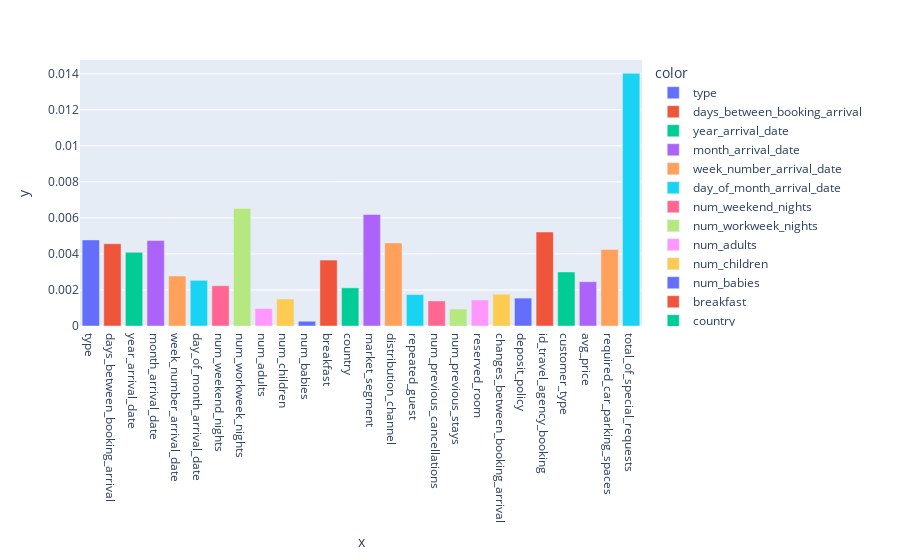

Source (notebook cell):
### Code cell
fig = px.bar(x=X.columns, y=feature_importance_normalized, color=X.columns)
fig.show()

### Figure 1 — Plotly figure (JSON) as saved in the notebook; plotly's stock layout.template omitted (floating-point values rounded to 4 significant figures)
{"data": [{"alignmentgroup": "True", "hovertemplate": "color=type<br>x=%{x}<br>y=%{y}<extra></extra>", "legendgroup": "type", "marker": {"color": "#636efa", "pattern": {"shape": ""}}, "name": "type", "offsetgroup": "type", "orientation": "v", "showlegend": true, "textposition": "auto", "type": "bar", "x": ["type"], "xaxis": "x", "y": [0.004777], "yaxis": "y"}, {"alignmentgroup": "True", "hovertemplate": "color=days_between_booking_arrival<br>x=%{x}<br>y=%{y}<extra></extra>", "legendgroup": "days_between_booking_arrival", "marker": {"color": "#EF553B", "pattern": {"shape": ""}}, "name": "days_between_booking_arrival", "offsetgroup": "days_between_booking_arrival", "orientation": "v", "showlegend": true, "textposition": "auto", "type": "bar", "x": ["days_between_booking_arrival"], "xaxis": "x", "y": [0.004567], "yaxis": "y"}, {"alignmentgroup": "True", "hovertemplate": "color=year_arrival_date<br>x=%{x}<br>y=%{y}<extra></extra>", "legendgroup": "year_arrival_date", "marker": {"color": "#00cc96", "pattern": {"shape": ""}}, "name": "year_arrival_date", "offsetgroup": "year_arrival_date", "orientation": "v", "showlegend": true, "textposition": "auto", "type": "bar", "x": ["year_arrival_date"], "xaxis": "x", "y": [0.00409], "yaxis": "y"}, {"alignmentgroup": "True", "hovertemplate": "color=month_arrival_date<br>x=%{x}<br>y=%{y}<extra></extra>", "legendgroup": "month_arrival_date", "marker": {"color": "#ab63fa", "pattern": {"shape": ""}}, "name": "month_arrival_date", "offsetgroup": "month_arrival_date", "orientation": "v", "showlegend": true, "textposition": "auto", "type": "bar", "x": ["month_arrival_date"], "xaxis": "x", "y": [0.004743], "yaxis": "y"}, {"alignmentgroup": "True", "hovertemplate": "color=week_number_arrival_date<br>x=%{x}<br>y=%{y}<extra></extra>", "legendgroup": "week_number_arrival_date", "marker": {"color": "#FFA15A", "pattern": {"shape": ""}}, "name": "week_number_arrival_date", "offsetgroup": "week_number_arrival_date", "orientation": "v", "showlegend": true, "textposition": "auto", "type": "bar", "x": ["week_number_arrival_date"], "xaxis": "x", "y": [0.002777], "yaxis": "y"}, {"alignmentgroup": "True", "hovertemplate": "color=day_of_month_arrival_date<br>x=%{x}<br>y=%{y}<extra></extra>", "legendgroup": "day_of_month_arrival_date", "marker": {"color": "#19d3f3", "pattern": {"shape": ""}}, "name": "day_of_month_arrival_date", "offsetgroup": "day_of_month_arrival_date", "orientation": "v", "showlegend": true, "textposition": "auto", "type": "bar", "x": ["day_of_month_arrival_date"], "xaxis": "x", "y": [0.002534], "yaxis": "y"}, {"alignmentgroup": "True", "hovertemplate": "color=num_weekend_nights<br>x=%{x}<br>y=%{y}<extra></extra>", "legendgroup": "num_weekend_nights", "marker": {"color": "#FF6692", "pattern": {"shape": ""}}, "name": "num_weekend_nights", "offsetgroup": "num_weekend_nights", "orientation": "v", "showlegend": true, "textposition": "auto", "type": "bar", "x": ["num_weekend_nights"], "xaxis": "x", "y": [0.002236], "yaxis": "y"}, {"alignmentgroup": "True", "hovertemplate": "color=num_workweek_nights<br>x=%{x}<br>y=%{y}<extra></extra>", "legendgroup": "num_workweek_nights", "marker": {"color": "#B6E880", "pattern": {"shape": ""}}, "name": "num_workweek_nights", "offsetgroup": "num_workweek_nights", "orientation": "v", "showlegend": true, "textposition": "auto", "type": "bar", "x": ["num_workweek_nights"], "xaxis": "x", "y": [0.006527], "yaxis": "y"}, {"alignmentgroup": "True", "hovertemplate": "color=num_adults<br>x=%{x}<br>y=%{y}<extra></extra>", "legendgroup": "num_adults", "marker": {"color": "#FF97FF", "pattern": {"shape": ""}}, "name": "num_adults", "offsetgroup": "num_adults", "orientation": "v", "showlegend": true, "textposition": "auto", "type": "bar", "x": ["num_adults"], "xaxis": "x", "y": [0.0009724], "yaxis": "y"}, {"alignmentgroup": "True", "hovertemplate": "color=num_children<br>x=%{x}<br>y=%{y}<extra></extra>", "legendgroup": "num_children", "marker": {"color": "#FECB52", "pattern": {"shape": ""}}, "name": "num_children", "offsetgroup": "num_children", "orientation": "v", "showlegend": true, "textposition": "auto", "type": "bar", "x": ["num_children"], "xaxis": "x", "y": [0.001499], "yaxis": "y"}, {"alignmentgroup": "True", "hovertemplate": "color=num_babies<br>x=%{x}<br>y=%{y}<extra></extra>", "legendgroup": "num_babies", "marker": {"color": "#636efa", "pattern": {"shape": ""}}, "name": "num_babies", "offsetgroup": "num_babies", "orientation": "v", "showlegend": true, "textposition": "auto", "type": "bar", "x": ["num_babies"], "xaxis": "x", "y": [0.0002636], "yaxis": "y"}, {"alignmentgroup": "True", "hovertemplate": "color=breakfast<br>x=%{x}<br>y=%{y}<extra></extra>", "legendgroup": "breakfast", "marker": {"color": "#EF553B", "pattern": {"shape": ""}}, "name": "breakfast", "offsetgroup": "breakfast", "orientation": "v", "showlegend": true, "textposition": "auto", "type": "bar", "x": ["breakfast"], "xaxis": "x", "y": [0.003657], "yaxis": "y"}, {"alignmentgroup": "True", "hovertemplate": "color=country<br>x=%{x}<br>y=%{y}<extra></extra>", "legendgroup": "country", "marker": {"color": "#00cc96", "pattern": {"shape": ""}}, "name": "country", "offsetgroup": "country", "orientation": "v", "showlegend": true, "textposition": "auto", "type": "bar", "x": ["country"], "xaxis": "x", "y": [0.002119], "yaxis": "y"}, {"alignmentgroup": "True", "hovertemplate": "color=market_segment<br>x=%{x}<br>y=%{y}<extra></extra>", "legendgroup": "market_segment", "marker": {"color": "#ab63fa", "pattern": {"shape": ""}}, "name": "market_segment", "offsetgroup": "market_segment", "orientation": "v", "showlegend": true, "textposition": "auto", "type": "bar", "x": ["market_segment"], "xaxis": "x", "y": [0.006189], "yaxis": "y"}, {"alignmentgroup": "True", "hovertemplate": "color=distribution_channel<br>x=%{x}<br>y=%{y}<extra></extra>", "legendgroup": "distribution_channel", "marker": {"color": "#FFA15A", "pattern": {"shape": ""}}, "name": "distribution_channel", "offsetgroup": "distribution_channel", "orientation": "v", "showlegend": true, "textposition": "auto", "type": "bar", "x": ["distribution_channel"], "xaxis": "x", "y": [0.004611], "yaxis": "y"}, {"alignmentgroup": "True", "hovertemplate": "color=repeated_guest<br>x=%{x}<br>y=%{y}<extra></extra>", "legendgroup": "repeated_guest", "marker": {"color": "#19d3f3", "pattern": {"shape": ""}}, "name": "repeated_guest", "offsetgroup": "repeated_guest", "orientation": "v", "showlegend": true, "textposition": "auto", "type": "bar", "x": ["repeated_guest"], "xaxis": "x", "y": [0.001743], "yaxis": "y"}, {"alignmentgroup": "True", "hovertemplate": "color=num_previous_cancellations<br>x=%{x}<br>y=%{y}<extra></extra>", "legendgroup": "num_previous_cancellations", "marker": {"color": "#FF6692", "pattern": {"shape": ""}}, "name": "num_previous_cancellations", "offsetgroup": "num_previous_cancellations", "orientation": "v", "showlegend": true, "textposition": "auto", "type": "bar", "x": ["num_previous_cancellations"], "xaxis": "x", "y": [0.00139], "yaxis": "y"}, {"alignmentgroup": "True", "hovertemplate": "color=num_previous_stays<br>x=%{x}<br>y=%{y}<extra></extra>", "legendgroup": "num_previous_stays", "marker": {"color": "#B6E880", "pattern": {"shape": ""}}, "name": "num_previous_stays", "offsetgroup": "num_previous_stays", "orientation": "v", "showlegend": true, "textposition": "auto", "type": "bar", "x": ["num_previous_stays"], "xaxis": "x", "y": [0.0009409], "yaxis": "y"}, {"alignmentgroup": "True", "hovertemplate": "color=reserved_room<br>x=%{x}<br>y=%{y}<extra></extra>", "legendgroup": "reserved_room", "marker": {"color": "#FF97FF", "pattern": {"shape": ""}}, "name": "reserved_room", "offsetgroup": "reserved_room", "orientation": "v", "showlegend": true, "textposition": "auto", "type": "bar", "x": ["reserved_room"], "xaxis": "x", "y": [0.001444], "yaxis": "y"}, {"alignmentgroup": "True", "hovertemplate": "color=changes_between_booking_arrival<br>x=%{x}<br>y=%{y}<extra></extra>", "legendgroup": "changes_between_booking_arrival", "marker": {"color": "#FECB52", "pattern": {"shape": ""}}, "name": "changes_between_booking_arrival", "offsetgroup": "changes_between_booking_arrival", "orientation": "v", "showlegend": true, "textposition": "auto", "type": "bar", "x": ["changes_between_booking_arrival"], "xaxis": "x", "y": [0.00176], "yaxis": "y"}, {"alignmentgroup": "True", "hovertemplate": "color=deposit_policy<br>x=%{x}<br>y=%{y}<extra></extra>", "legendgroup": "deposit_policy", "marker": {"color": "#636efa", "pattern": {"shape": ""}}, "name": "deposit_policy", "offsetgroup": "deposit_policy", "orientation": "v", "showlegend": true, "textposition": "auto", "type": "bar", "x": ["deposit_policy"], "xaxis": "x", "y": [0.001548], "yaxis": "y"}, {"alignmentgroup": "True", "hovertemplate": "color=id_travel_agency_booking<br>x=%{x}<br>y=%{y}<extra></extra>", "legendgroup": "id_travel_agency_booking", "marker": {"color": "#EF553B", "pattern": {"shape": ""}}, "name": "id_travel_agency_booking", "offsetgroup": "id_travel_agency_booking", "orientation": "v", "showlegend": true, "textposition": "auto", "type": "bar", "x": ["id_travel_agency_booking"], "xaxis": "x", "y": [0.005216], "yaxis": "y"}, {"alignmentgroup": "True", "hovertemplate": "color=customer_type<br>x=%{x}<br>y=%{y}<extra></extra>", "legendgroup": "customer_type", "marker": {"color": "#00cc96", "pattern": {"shape": ""}}, "name": "customer_type", "offsetgroup": "customer_type", "orientation": "v", "showlegend": true, "textposition": "auto", "type": "bar", "x": ["customer_type"], "xaxis": "x", "y": [0.002999], "yaxis": "y"}, {"alignmentgroup": "True", "hovertemplate": "color=avg_price<br>x=%{x}<br>y=%{y}<extra></extra>", "legendgroup": "avg_price", "marker": {"color": "#ab63fa", "pattern": {"shape": ""}}, "name": "avg_price", "offsetgroup": "avg_price", "orientation": "v", "showlegend": true, "textposition": "auto", "type": "bar", "x": ["avg_price"], "xaxis": "x", "y": [0.002457], "yaxis": "y"}, {"alignmentgroup": "True", "hovertemplate": "color=required_car_parking_spaces<br>x=%{x}<br>y=%{y}<extra></extra>", "legendgroup": "required_car_parking_spaces", "marker": {"color": "#FFA15A", "pattern": {"shape": ""}}, "name": "required_car_parking_spaces", "offsetgroup": "required_car_parking_spaces", "orientation": "v", "showlegend": true, "textposition": "auto", "type": "bar", "x": ["required_car_parking_spaces"], "xaxis": "x", "y": [0.004249], "yaxis": "y"}, {"alignmentgroup": "True", "hovertemplate": "color=total_of_special_requests<br>x=%{x}<br>y=%{y}<extra></extra>", "legendgroup": "total_of_special_requests", "marker": {"color": "#19d3f3", "pattern": {"shape": ""}}, "name": "total_of_special_requests", "offsetgroup": "total_of_special_requests", "orientation": "v", "showlegend": true, "textposition": "auto", "type": "bar", "x": ["total_of_special_requests"], "xaxis": "x", "y": [0.01403], "yaxis": "y"}], "layout": {"barmode": "relative", "legend": {"title": {"text": "color"}, "tracegroupgap": 0}, "margin": {"t": 60}, "xaxis": {"anchor": "y", "domain": [0, 1], "title": {"text": "x"}}, "yaxis": {"anchor": "x", "domain": [0, 1], "title": {"text": "y"}}}}
